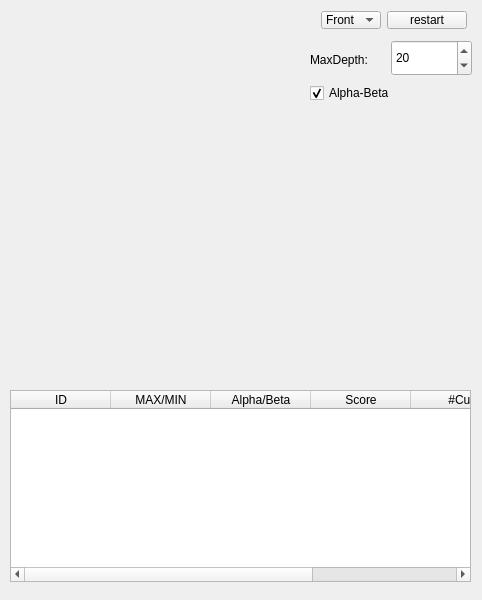
<?xml version="1.0" encoding="UTF-8"?>
<ui version="4.0">
 <class>MainWindow</class>
 <widget class="QMainWindow" name="MainWindow">
  <property name="geometry">
   <rect>
    <x>0</x>
    <y>0</y>
    <width>482</width>
    <height>600</height>
   </rect>
  </property>
  <property name="minimumSize">
   <size>
    <width>482</width>
    <height>600</height>
   </size>
  </property>
  <property name="maximumSize">
   <size>
    <width>482</width>
    <height>600</height>
   </size>
  </property>
  <property name="windowTitle">
   <string>SharpGame</string>
  </property>
  <widget class="QWidget" name="centralWidget">
   <widget class="QLabel" name="winLabel">
    <property name="geometry">
     <rect>
      <x>310</x>
      <y>210</y>
      <width>161</width>
      <height>131</height>
     </rect>
    </property>
    <property name="font">
     <font>
      <family>Microsoft YaHei UI</family>
      <pointsize>14</pointsize>
     </font>
    </property>
    <property name="text">
     <string/>
    </property>
   </widget>
   <widget class="QCheckBox" name="checkBox">
    <property name="geometry">
     <rect>
      <x>310</x>
      <y>80</y>
      <width>131</width>
      <height>26</height>
     </rect>
    </property>
    <property name="text">
     <string>Alpha-Beta</string>
    </property>
    <property name="checked">
     <bool>true</bool>
    </property>
   </widget>
   <widget class="QLabel" name="countLabel">
    <property name="geometry">
     <rect>
      <x>310</x>
      <y>110</y>
      <width>171</width>
      <height>101</height>
     </rect>
    </property>
    <property name="text">
     <string/>
    </property>
   </widget>
   <widget class="QWidget" name="layoutWidget">
    <property name="geometry">
     <rect>
      <x>310</x>
      <y>0</y>
      <width>168</width>
      <height>40</height>
     </rect>
    </property>
    <layout class="QHBoxLayout" name="horizontalLayout">
     <item>
      <widget class="QComboBox" name="comboBox">
       <item>
        <property name="text">
         <string>Front</string>
        </property>
       </item>
       <item>
        <property name="text">
         <string>Last</string>
        </property>
       </item>
      </widget>
     </item>
     <item>
      <widget class="QPushButton" name="btn_start">
       <property name="text">
        <string>restart</string>
       </property>
      </widget>
     </item>
    </layout>
   </widget>
   <widget class="QSpinBox" name="spinBox">
    <property name="geometry">
     <rect>
      <x>391</x>
      <y>40</y>
      <width>81</width>
      <height>36</height>
     </rect>
    </property>
    <property name="minimum">
     <number>1</number>
    </property>
    <property name="maximum">
     <number>1000</number>
    </property>
    <property name="value">
     <number>20</number>
    </property>
   </widget>
   <widget class="QLabel" name="label">
    <property name="geometry">
     <rect>
      <x>310</x>
      <y>40</y>
      <width>80</width>
      <height>40</height>
     </rect>
    </property>
    <property name="text">
     <string>MaxDepth:</string>
    </property>
   </widget>
   <widget class="QTableWidget" name="tableWidget">
    <property name="geometry">
     <rect>
      <x>10</x>
      <y>390</y>
      <width>461</width>
      <height>192</height>
     </rect>
    </property>
    <attribute name="horizontalHeaderCascadingSectionResizes">
     <bool>false</bool>
    </attribute>
    <attribute name="horizontalHeaderHighlightSections">
     <bool>true</bool>
    </attribute>
    <attribute name="verticalHeaderCascadingSectionResizes">
     <bool>false</bool>
    </attribute>
    <column>
     <property name="text">
      <string>ID</string>
     </property>
    </column>
    <column>
     <property name="text">
      <string>MAX/MIN</string>
     </property>
    </column>
    <column>
     <property name="text">
      <string>Alpha/Beta</string>
     </property>
    </column>
    <column>
     <property name="text">
      <string>Score</string>
     </property>
    </column>
    <column>
     <property name="text">
      <string>#Cut</string>
     </property>
    </column>
    <column>
     <property name="text">
      <string>ChessBoard</string>
     </property>
    </column>
   </widget>
  </widget>
 </widget>
 <layoutdefault spacing="6" margin="11"/>
 <resources/>
 <connections/>
</ui>
